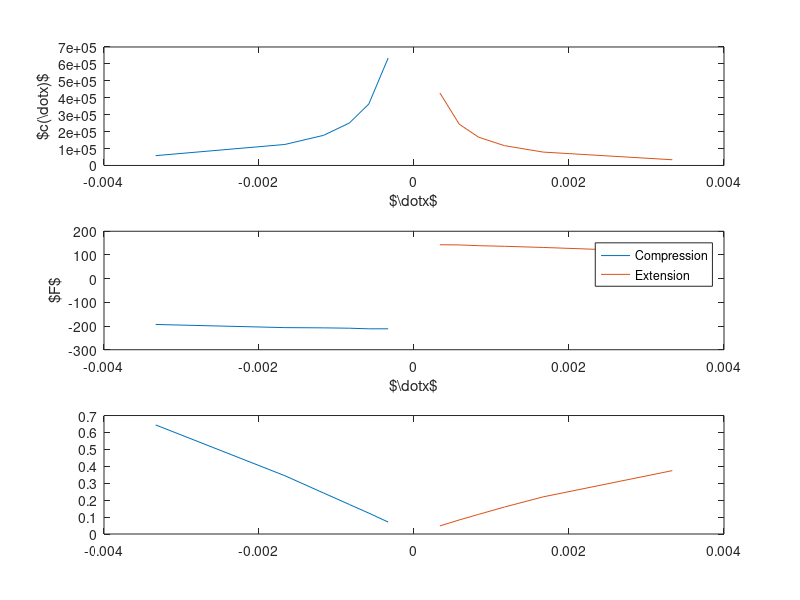
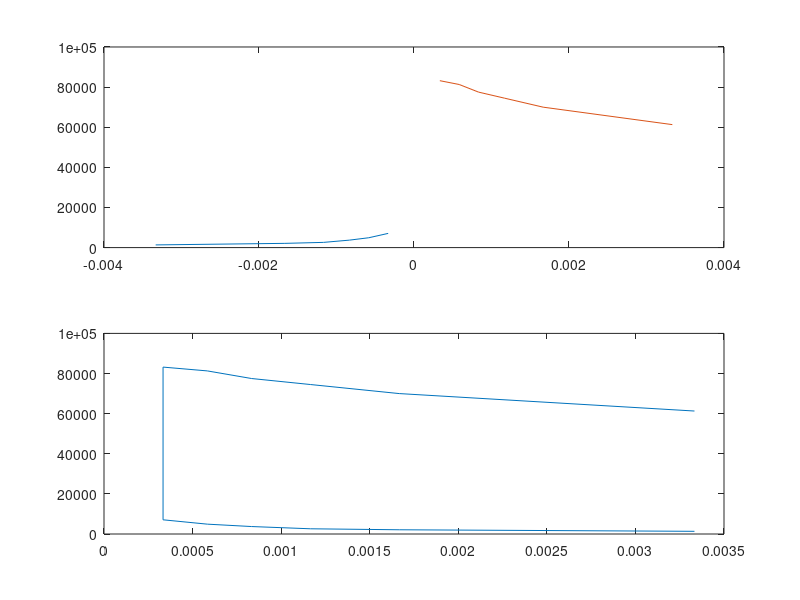
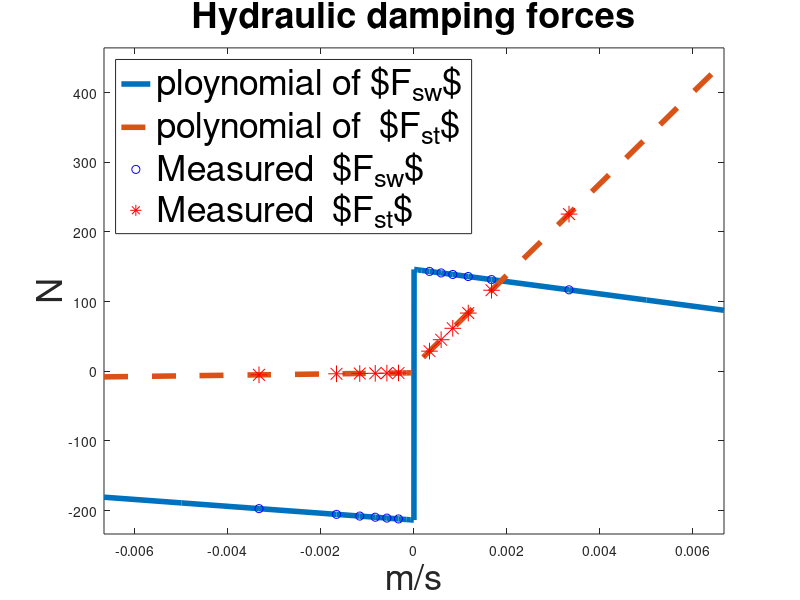

The MATLAB script that drew these images, in order:
%%
dx_comp_e = -1*[20 35 50 70 100 200]./(60*1000);
dx_ext_e  =    [20 35 50 70 100 200]./(60*1000);
dx_comp = -1*[0.1 1 5 10 15 20 35 50 70 100 200 300 400]./(60*1000);
dx_ext  =    [0.1 1 5 10 15 20 35 50 70 100 200 300 400]./(60*1000);
c_swing_comp_tab  = fliplr([58000 124000 178000 251000 363000 635000]);
c_swing_ext_tab   = fliplr([33700 79000 117000 167000 244000 429000]);
c_swing_comp_poly = polyfit(1./abs(dx_comp_e),c_swing_comp_tab,1);
c_swing_ext_poly  = polyfit(1./abs(dx_ext_e),c_swing_ext_tab,1);
% c_swing_between_poly = polyfit(1./[dx_comp(1) dx_ext(1)],[635000 429000],1);

c_stance_comp_tab  = fliplr([1340 2110 2600 3720 4910 7080]);
c_stance_ext_tab   = fliplr([61300 70000 74500 77500 81300 83200]);
c_stance_comp_poly = polyfit(1./abs(dx_comp_e),c_stance_comp_tab,1);
c_stance_ext_poly  = polyfit(1./abs(dx_ext_e),c_stance_ext_tab,1);

c_swing_comp_bet = c_swing_comp_tab(1)/(dx_comp(1));
c_swing_ext_bet  = c_swing_ext_tab(1)/abs(dx_ext(1));

figure;
subplot(3,1,1)
plot(dx_comp_e,c_swing_comp_tab,dx_ext_e,c_swing_ext_tab)
xlabel('$\dot{x}$');
ylabel('$c(\dot{x})$');
subplot(3,1,2)
plot(dx_comp_e,c_swing_comp_tab.*dx_comp_e,dx_ext_e,c_swing_ext_tab.*dx_ext_e)
xlabel('$\dot{x}$');
ylabel('$F$');
legend('Compression', 'Extension');
subplot(3,1,3)
plot(dx_comp_e,c_swing_comp_tab.*dx_comp_e.*dx_comp_e,dx_ext_e,c_swing_ext_tab.*dx_ext_e.*dx_ext_e)

figure;
subplot(2,1,1)
plot(dx_comp_e,c_stance_comp_tab,dx_ext_e,c_stance_ext_tab)
subplot(2,1,2)
% plot(dx_comp,c_stance_comp_tab.*dx_comp,dx_ext,c_stance_ext_tab.*dx_ext)
plot([-fliplr(dx_comp_e),dx_ext_e],[fliplr(c_stance_comp_tab),c_stance_ext_tab])

%%
% dx_comp = (-200:1:-1)./(60*1000);%-1*[20 35 50 70 100 200]./(60*1000);
% dx_ext  =  (1:1:200)./(60*1000);%  [20 35 50 70 100 200]./(60*1000);
% dx_comp = -1*[0 1 5 10 20 35 50 70 100 200 400]./(60*1000);
% dx_ext  =    [0 1 5 10 20 35 50 70 100 200 400]./(60*1000);

dx_e = [fliplr(dx_comp_e) dx_ext_e];
dx = [fliplr(dx_comp) dx_ext];
threshold = 0;%1e-3;
c_swing_comp     = @(dx)(213.5932*(1./abs(dx))-4927.5);      % Ns/m
c_swing_ext      = @(dx)(146.3288*(1./abs(dx))-8808.5);      % Ns/m


c_swing          = [c_swing_comp(dx_comp), c_swing_ext(dx_ext)];

% k_bumper        = 130000;                                 % N/m
c_stance_comp   = @(dx)(2.1443*(1./abs(dx)) + 885.0653);    % Ns/m
c_stance_ext    = @(dx)(7.0819*(1./abs(dx)) + 65579);       % Ns/m
c_stance        = [c_stance_comp(dx_comp), c_stance_ext(dx_ext)];

% plot(dx_comp,c_swing_comp(dx_comp).*-dx_comp,dx_ext,c_swing_ext(dx_ext).*-dx_ext,dx_comp,c_stance_comp(dx_comp).*-dx_comp,dx_ext,c_stance_ext(dx_ext).*-dx_ext)
% legend('$c_{swing_{comp}}$','$c_{swing_{ext}}$','$c_{stance_{comp}}$','$c_{stance_{ext}}$')

%%
for i = 1:length(dx)
    val2set = 0;
    in_dx_e = find(dx_e == dx(i));
    if ~isempty(in_dx_e)
        val2set = 1;       
    end
    bool_vect_e(i) = val2set;
        
if dx(i) < -threshold
%     if dx(i) < -19.999/(60*1000)
        c_swing(i) = c_swing_comp(dx(i));
%     else
%         c_swing(i) = c_swing_comp_bet*dx(i);
%     end
    c_stance(i) = c_stance_comp(dx(i));
elseif dx(i) > threshold
    
%     if dx(i) > 20/(60*1000)
        c_swing(i) = c_swing_ext(dx(i));
%     else
%         c_swing(i) = c_swing_ext_bet*dx(i);
%     end
    c_stance(i) = c_stance_ext(dx(i));
else
    c_swing(i) = 0;
    c_stance(i) = 0;
end

end
figure();
Fswing = c_swing.*dx;
Fstance = c_stance.*dx;

lineP = plot(dx,Fswing,dx,Fstance,'--');
hold on;
axis([dx(1) dx(end) (min([Fswing Fstance])-20) (max([Fswing Fstance])+20)])

plot(dx_e,Fswing(bool_vect_e~=0),'bo',dx_e,Fstance((bool_vect_e~=0)),'r*','MarkerSize',12)
set(lineP, 'LineWidth', 4);
xlabel('m/s','FontSize',26)
ylabel('N','FontSize',26)
legend('ploynomial of $F_{sw}$','polynomial of  $F_{st}$','Measured  $F_{sw}$','Measured  $F_{st}$','Location','northwest','FontSize',26)
title('Hydraulic damping forces','FontSize',26)

